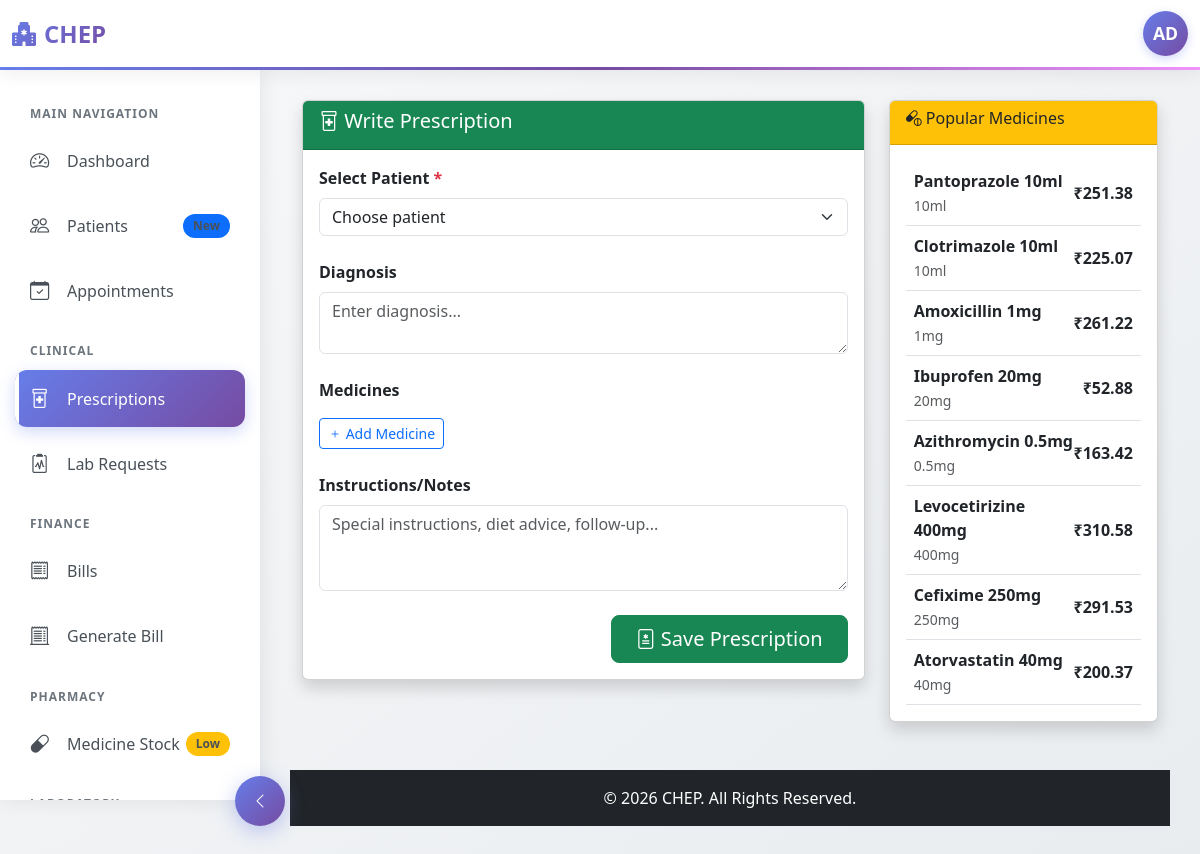
Page /doctor/prescriptions.php (signed in) on the committed database.
### tables this page shows
CREATE TABLE medicines (
    id INT UNSIGNED PRIMARY KEY AUTO_INCREMENT,
    name VARCHAR(255) NOT NULL,
    generic_name VARCHAR(255),
    dosage_form ENUM('tablet', 'capsule', 'syrup', 'injection', 'ointment') DEFAULT 'tablet',
    strength VARCHAR(50),
    price DECIMAL(10,2) NOT NULL,
    stock_quantity INT NOT NULL DEFAULT 0,
    expiry_date DATE,
    supplier VARCHAR(200),
    created_at TIMESTAMP DEFAULT CURRENT_TIMESTAMP
);

### doctor/prescriptions.php (the view, shortened to what this page needs)
<?php
require_once '../config.php';
require_once '../includes/header.php';
$patient = null;
?>
<div class="container-fluid">
    <div class="row">
        <div class="col-md-8">
            <div class="card shadow">
                <div class="card-header bg-success text-white">
                    <h5><i class="bi bi-prescription2"></i> Write Prescription</h5>
                </div>
                <div class="card-body">
                    <form method="POST" id="prescriptionForm">
                        <?php if (!$patient): ?>
                        <div class="mb-4">
                            <label class="form-label fw-bold">Select Patient <span class="text-danger">*</span></label>
                            <select name="patient_id" class="form-select" required>
                                <option value="">Choose patient</option>
                            </select>
                        </div>
                        <?php endif; ?>
                        <div class="mb-4">
                            <label class="form-label fw-bold">Diagnosis</label>
                            <textarea name="diagnosis" class="form-control" rows="2" placeholder="Enter diagnosis..." required></textarea>
                        </div>
                        <div class="mb-4">
                            <label class="form-label fw-bold">Medicines</label>
                            <button type="button" class="btn btn-outline-primary btn-sm mt-2" onclick="addMedicineRow()">
                                <i class="bi bi-plus"></i> Add Medicine
                            </button>
                        </div>
                        <div class="mb-4">
                            <label class="form-label fw-bold">Instructions/Notes</label>
                            <textarea name="notes" class="form-control" rows="3" placeholder="Special instructions, diet advice, follow-up..."></textarea>
                        </div>
                        <div class="d-grid gap-2 d-md-flex justify-content-md-end">
                            <button type="submit" class="btn btn-success btn-lg px-4">
                                <i class="bi bi-file-medical"></i> Save Prescription
                            </button>
                        </div>
                    </form>
                </div>
            </div>
        </div>
        <div class="col-md-4">
            <div class="card shadow">
                <div class="card-header bg-warning text-dark">
                    <h6><i class="bi bi-capsule-pill"></i> Popular Medicines</h6>
                </div>
                <div class="card-body">
                    <?php
                    $popular = $conn->query("SELECT name, strength, price FROM medicines WHERE stock_quantity > 0 ORDER BY id LIMIT 8");
                    while($med = $popular->fetch_assoc()): ?>
                        <div class="d-flex justify-content-between align-items-center p-2 border-bottom medicine-item" style="cursor: pointer;">
                            <div>
                                <strong><?php echo htmlspecialchars($med['name']); ?></strong><br>
                                <small class="text-muted"><?php echo $med['strength']; ?></small>
                            </div>
                            <div class="text-end">
                                <strong>₹<?php echo $med['price']; ?></strong>
                            </div>
                        </div>
                    <?php endwhile; ?>
                </div>
            </div>
        </div>
    </div>
</div>
<?php require_once '../includes/footer.php'; ?>

### includes/header.php (style rules this page uses)
:root { --primary-gradient: linear-gradient(135deg, #667eea 0%, #764ba2 100%); --sidebar-width: 260px; --navbar-height: 70px; }
* { margin: 0; padding: 0; box-sizing: border-box; }
body { background: linear-gradient(to bottom right, #f8f9fa 0%, #e9ecef 100%); font-family: 'Segoe UI', Tahoma, Geneva, Verdana, sans-serif; overflow-x: hidden; }

### rows in the picture
medicines: name "Pantoprazole 10ml", strength "10ml", price "251.38"
medicines: name "Clotrimazole 10ml", strength "10ml", price "225.07"
medicines: name "Amoxicillin 1mg", strength "1mg", price "261.22"
medicines: name "Ibuprofen 20mg", strength "20mg", price "52.88"
medicines: name "Azithromycin 0.5mg", strength "0.5mg", price "163.42"
medicines: name "Levocetirizine 400mg", strength "400mg", price "310.58"
medicines: name "Cefixime 250mg", strength "250mg", price "291.53"
medicines: name "Atorvastatin 40mg", strength "40mg", price "200.37"

### other values in the picture
substr($user_name, 0, 2) "AD"
